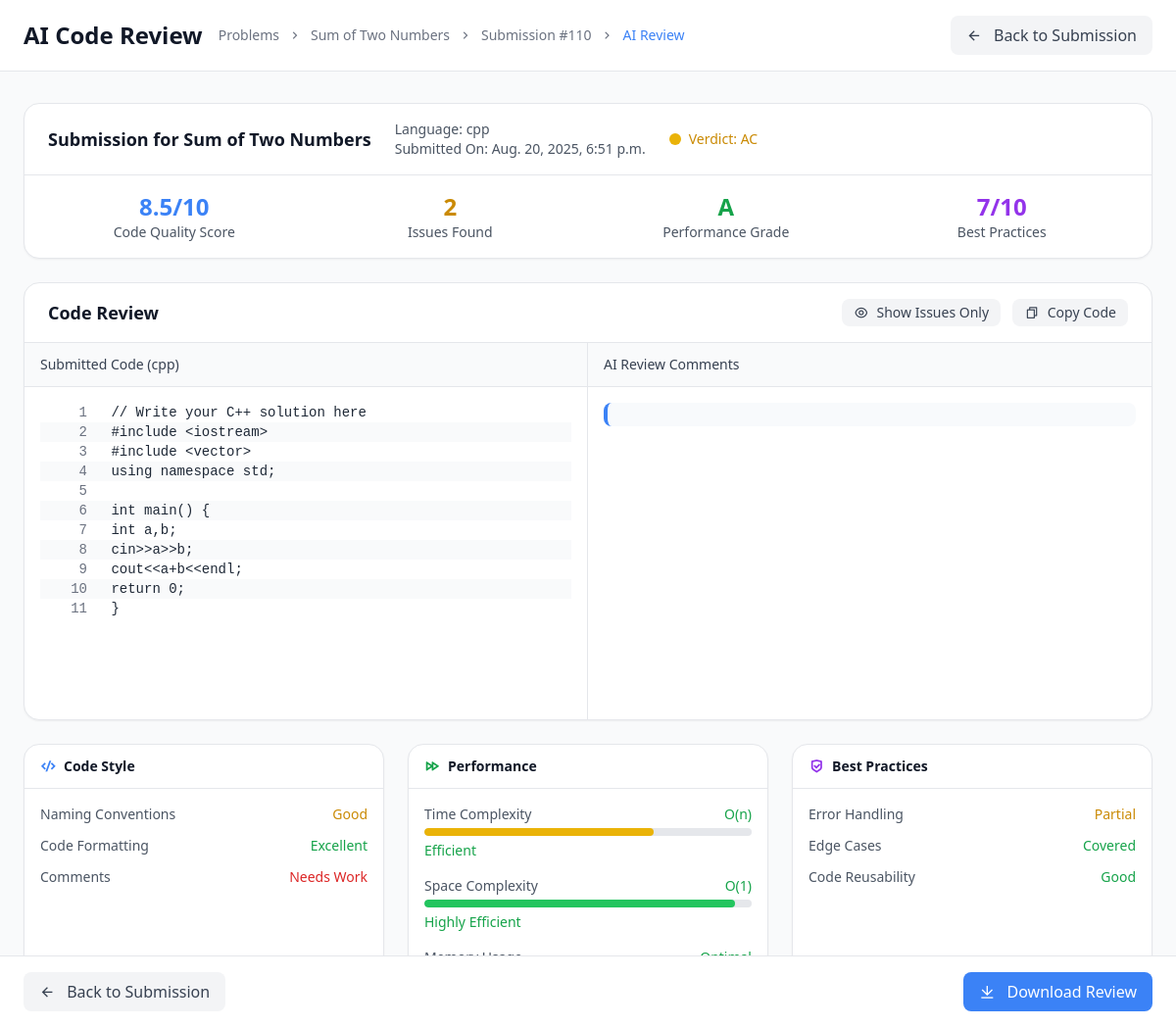
/compiler/problems/3/ai-review/ (signed in), run on the app's committed database.
### compiler/models.py (models this page shows, shortened)
class Problem(models.Model):
    title = models.CharField(max_length=100)
    description = models.TextField()
    constraints = models.TextField()
    example_input = models.TextField()
    example_output = models.TextField()

class Codesubmission(models.Model):
    problem = models.ForeignKey(Problem,on_delete=models.CASCADE,null=True,blank=True)
    user = models.ForeignKey(User,on_delete=models.CASCADE,null=True,blank=True)
    language = models.CharField(max_length=100)
    code = models.TextField()
    input_data = models.TextField(null =True,blank=True)
    output_data = models.TextField(null=True,blank=True)
    timestamp = models.DateTimeField(auto_now_add=True)
    VERDICT_CHOICES = [
        ('AC', 'Accepted'),
        ('WA', 'Wrong Answer'),
        ('RE', 'Runtime Error'),
        ('TLE', 'Time Limit Exceeded'),
        ('CE', 'Compilation Error'),
    ]
    verdict= models.CharField(max_length=3,choices=VERDICT_CHOICES,default='WA')
    error = models.TextField(blank=True)

### compiler/views.py (the view, shortened to what this page needs)
# urls.py: path('problems/<int:problem_id>/ai-review/',ai_review,name='ai_review'),
@login_required
@csrf_exempt
def ai_review(request, problem_id):
    problem = get_object_or_404(Problem, id=problem_id)
    last_submission = Codesubmission.objects.filter(
        user=request.user,
        problem=problem
    ).order_by('-timestamp').first()
    if not last_submission:
        return HttpResponse("No previous Submission Found")
    model = genai.GenerativeModel('gemini-1.5-flash')
    prompt = f"""
    Please review this coding problem solution and provide constructive feedback in 3-5 bullet points.
    Format your response with clear bullet points using '-' prefix for each point.

    Problem Description:
    {problem.description}

    User's Solution (in {last_submission.language}):
    {last_submission.code}

    Error (if any):
    {last_submission.error if last_submission.error else 'No errors reported'}

    Please structure your feedback to cover:
    - Code quality assessment
    - Potential improvements
    - Alternative approaches
    - Performance considerations (including time and space complexity analysis)

    Keep each bullet point concise and focused.
    """
    response = model.generate_content(prompt)
    feedback_text = response.text.strip()
    bullet_points = []
    lines = feedback_text.split('\n')
    if not bullet_points:
        bullet_points = [feedback_text]
    time_complexity = "O(n)"
    space_complexity = "O(1)"
    performance_grade = "A"
    for point in bullet_points:
        lower_point = point.lower()
    context = {
        "last_submission": last_submission,
        "problem": problem,
        "feedback_text": feedback_text,
        "bullet_points": bullet_points,
        "time_complexity": time_complexity,
        "space_complexity": space_complexity,
        "performance_grade": performance_grade,
        "quality_score": "8.5/10",
        "issues_found": "2",
        "best_practices_score": "7/10",
    }
    return render(request, 'ai_review.html', context)

### compiler/templates/ai_review.html (shortened to what this page needs)
<!DOCTYPE html>
<html lang="en">
  <head>
    <script src="https://cdn.tailwindcss.com/3.4.16"></script>
    <link
      href="https://cdnjs.cloudflare.com/ajax/libs/remixicon/4.6.0/remixicon.min.css"
      rel="stylesheet"
    />
  </head>
  <body class="bg-gray-50 min-h-screen">
    <header class="bg-white border-b border-gray-200 sticky top-0 z-50">
      <div class="px-6 py-4">
        <div class="flex items-center justify-between">
          <div class="flex items-center space-x-4">
            <h1 class="text-2xl font-bold text-gray-900">AI Code Review</h1>
            <nav class="flex items-center text-sm text-gray-500">
              <span>Problems</span>
              <div class="w-4 h-4 flex items-center justify-center mx-2">
                <i class="ri-arrow-right-s-line"></i>
              </div>
              <span>{{ problem.title }}</span>
              <div class="w-4 h-4 flex items-center justify-center mx-2">
                <i class="ri-arrow-right-s-line"></i>
              </div>
              <span>Submission #{{ last_submission.id }}</span>
              <div class="w-4 h-4 flex items-center justify-center mx-2">
                <i class="ri-arrow-right-s-line"></i>
              </div>
              <span class="text-primary">AI Review</span>
            </nav>
          </div>
          <button
            onclick="window.history.back()"
            class="px-4 py-2 bg-gray-100 text-gray-700 rounded-button hover:bg-gray-200 transition-colors whitespace-nowrap"
          >
            <div
              class="w-4 h-4 flex items-center justify-center mr-2 inline-flex"
            >
              <i class="ri-arrow-left-line"></i>
            </div>
            Back to Submission
          </button>
        </div>
      </div>
    </header>
    <main class="max-w-7xl mx-auto px-6 py-8">
      <div class="bg-white rounded-lg shadow-sm border border-gray-200 mb-6">
        <div class="px-6 py-4 border-b border-gray-200">
          <div class="flex items-center justify-between">
            <div class="flex items-center space-x-6">
              <div>
                <h2 class="text-lg font-semibold text-gray-900">
                  Submission for {{ problem.title }}
                </h2>
              </div>
              <div class="text-sm text-gray-600">
                <p>Language: <span class="font-medium">{{ last_submission.language }}</span></p>
                <p>Submitted On: <span class="font-medium">{{ last_submission.timestamp }}</span></p>
              </div>
              <div class="flex items-center space-x-2">
                {% with verdict=last_submission.verdict %}
                <div class="w-3 h-3
                  {% if verdict == 'Accepted' %}bg-green-500
                  {% elif verdict == 'Error' %}bg-red-500
                  {% else %}bg-yellow-500{% endif %}
                  rounded-full"></div>
                <span class="text-sm font-medium
                  {% if verdict == 'Accepted' %}text-green-600
                  {% elif verdict == 'Error' %}text-red-600
                  {% else %}text-yellow-600{% endif %}">
                  Verdict: {{ verdict }}
                </span>
                {% endwith %}
              </div>
            </div>
          </div>
        </div>
        <div class="px-6 py-4">
          <div class="grid grid-cols-4 gap-6">
            <div class="text-center">
              <div class="text-2xl font-bold text-primary">{{ quality_score }}</div>
              <div class="text-sm text-gray-600">Code Quality Score</div>
            </div>
            <div class="text-center">
              <div class="text-2xl font-bold text-yellow-600">{{ issues_found }}</div>
              <div class="text-sm text-gray-600">Issues Found</div>
            </div>
            <div class="text-center">
              <div class="text-2xl font-bold text-green-600">{{ performance_grade }}</div>
              <div class="text-sm text-gray-600">Performance Grade</div>
            </div>
            <div class="text-center">
              <div class="text-2xl font-bold text-purple-600">{{ best_practices_score }}</div>
              <div class="text-sm text-gray-600">Best Practices</div>
            </div>
          </div>
        </div>
      </div>
      <div class="bg-white rounded-lg shadow-sm border border-gray-200 mb-6">
        <div class="px-6 py-4 border-b border-gray-200">
          <div class="flex items-center justify-between">
            <h3 class="text-lg font-semibold text-gray-900">Code Review</h3>
            <div class="flex items-center space-x-3">
              <button
                id="toggleViewButton"
                class="px-3 py-1 text-sm bg-gray-100 text-gray-700 rounded-button hover:bg-gray-200 transition-colors whitespace-nowrap"
              >
                <div
                  class="w-4 h-4 flex items-center justify-center mr-1 inline-flex"
                >
                  <i class="ri-eye-line"></i>
                </div>
                Show Issues Only
              </button>
              <button
                id="copyCodeButton"
                class="px-3 py-1 text-sm bg-gray-100 text-gray-700 rounded-button hover:bg-gray-200 transition-colors whitespace-nowrap"
              >
                <div
                  class="w-4 h-4 flex items-center justify-center mr-1 inline-flex"
                >
                  <i class="ri-file-copy-line"></i>
                </div>
                Copy Code
              </button>
            </div>
          </div>
        </div>
        <div class="flex h-96">
          <div class="w-1/2 border-r border-gray-200">
            <div class="px-4 py-3 bg-gray-50 border-b border-gray-200">
              <h4 class="text-sm font-medium text-gray-700">Submitted Code ({{ last_submission.language|default:"Unknown" }})</h4>
            </div>
            <div class="p-4 overflow-auto h-full">
              {% if last_submission %}
                <div class="code-container font-mono text-sm">
                  {% for line in last_submission.code.splitlines %}
                    <div class="code-line text-gray-800 {% cycle 'bg-white' 'bg-gray-50' %}">
                      {{ line }}
                    </div>
                  {% endfor %}
                </div>
              {% else %}
                <div class="text-gray-500 italic">No submission found</div>
              {% endif %}
            </div>
          </div>
          <div class="w-1/2">
            <div class="px-4 py-3 bg-gray-50 border-b border-gray-200">
              <h4 class="text-sm font-medium text-gray-700">
                AI Review Comments
              </h4>
            </div>
            <div class="p-4 overflow-auto h-full">
              {% if bullet_points %}
                <div class="space-y-3">
                  {% for point in bullet_points %}
                    <div class="feedback-item">
                    </div>
                  {% endfor %}
                </div>
              {% elif response_text %}
                <div class="bg-gray-50 p-4 rounded-lg whitespace-pre-wrap text-sm">
                  {{ response_text }}
                </div>
              {% else %}
                <div class="text-gray-500 italic">No feedback available</div>
              {% endif %}
            </div>
          </div>
        </div>
      </div>
      <div class="grid grid-cols-1 md:grid-cols-3 gap-6">
        <div class="bg-white rounded-lg shadow-sm border border-gray-200">
          <div class="px-4 py-3 border-b border-gray-200">
            <h4 class="text-sm font-semibold text-gray-900 flex items-center">
              <div class="w-4 h-4 flex items-center justify-center mr-2">
                <i class="ri-code-s-slash-line text-primary"></i>
              </div>
              Code Style
            </h4>
          </div>
          <div class="p-4">
            <div class="space-y-3">
              <div class="flex items-center justify-between">
                <span class="text-sm text-gray-600">Naming Conventions</span>
                <span class="text-sm font-medium text-yellow-600">Good</span>
              </div>
              <div class="flex items-center justify-between">
                <span class="text-sm text-gray-600">Code Formatting</span>
                <span class="text-sm font-medium text-green-600"
                  >Excellent</span
                >
              </div>
              <div class="flex items-center justify-between">
                <span class="text-sm text-gray-600">Comments</span>
                <span class="text-sm font-medium text-red-600">Needs Work</span>
              </div>
            </div>
          </div>
        </div>
        <div class="bg-white rounded-lg shadow-sm border border-gray-200">
          <div class="px-4 py-3 border-b border-gray-200">
            <h4 class="text-sm font-semibold text-gray-900 flex items-center">
              <div class="w-4 h-4 flex items-center justify-center mr-2">
                <i class="ri-speed-line text-green-600"></i>
              </div>
              Performance
            </h4>
          </div>
          <div class="p-4">
            <div class="space-y-4">
              <div>
                <div class="flex items-center justify-between mb-1">
                  <span class="text-sm text-gray-600">Time Complexity</span>
                  <span class="text-sm font-medium text-green-600" id="time-complexity-value">{{ time_complexity }}</span>
                </div>
                <div class="complexity-bar">
                  <div class="complexity-fill bg-green-500" id="time-complexity-bar" style="width: 70%"></div>
                </div>
                <div class="complexity-label text-green-600" id="time-complexity-label">Efficient</div>
              </div>
              <div>
                <div class="flex items-center justify-between mb-1">
                  <span class="text-sm text-gray-600">Space Complexity</span>
                  <span class="text-sm font-medium text-green-600" id="space-complexity-value">{{ space_complexity }}</span>
                </div>
                <div class="complexity-bar">
                  <div class="complexity-fill bg-green-500" id="space-complexity-bar" style="width: 90%"></div>
                </div>
                <div class="complexity-label text-green-600" id="space-complexity-label">Optimal</div>
              </div>
              <div>
                <div class="flex items-center justify-between mb-1">
                  <span class="text-sm text-gray-600">Memory Usage</span>
                  <span class="text-sm font-medium text-green-600">Optimal</span>
                </div>
              </div>
            </div>
          </div>
        </div>
        <div class="bg-white rounded-lg shadow-sm border border-gray-200">
          <div class="px-4 py-3 border-b border-gray-200">
            <h4 class="text-sm font-semibold text-gray-900 flex items-center">
              <div class="w-4 h-4 flex items-center justify-center mr-2">
                <i class="ri-shield-check-line text-purple-600"></i>
              </div>
              Best Practices
            </h4>
          </div>
          <div class="p-4">
            <div class="space-y-3">
              <div class="flex items-center justify-between">
                <span class="text-sm text-gray-600">Error Handling</span>
                <span class="text-sm font-medium text-yellow-600">Partial</span>
              </div>
              <div class="flex items-center justify-between">
                <span class="text-sm text-gray-600">Edge Cases</span>
                <span class="text-sm font-medium text-green-600">Covered</span>
              </div>
              <div class="flex items-center justify-between">
                <span class="text-sm text-gray-600">Code Reusability</span>
                <span class="text-sm font-medium text-green-600">Good</span>
              </div>
            </div>
          </div>
        </div>
      </div>
    </main>
    <div
      class="fixed bottom-0 left-0 right-0 bg-white border-t border-gray-200 px-6 py-4"
    >
      <div class="max-w-7xl mx-auto flex items-center justify-between">
        <div class="flex items-center space-x-4">
          <button
            onclick="window.history.back()"
            class="px-4 py-2 bg-gray-100 text-gray-700 rounded-button hover:bg-gray-200 transition-colors whitespace-nowrap"
          >
            <div
              class="w-4 h-4 flex items-center justify-center mr-2 inline-flex"
            >
              <i class="ri-arrow-left-line"></i>
            </div>
            Back to Submission
          </button>
        </div>
        <div class="flex items-center space-x-3">
          <button
            class="px-4 py-2 bg-primary text-white rounded-button hover:bg-blue-600 transition-colors whitespace-nowrap"
          >
            <div
              class="w-4 h-4 flex items-center justify-center mr-2 inline-flex"
            >
              <i class="ri-download-line"></i>
            </div>
            Download Review
          </button>
        </div>
      </div>
    </div>
  </body>
</html>

### data on the page
Problem: title "Sum of Two Numbers"
Codesubmission: id "110", language "cpp", timestamp "Aug. 20, 2025, 6:51 p.m.", verdict "AC"

### other printed values
{{ quality_score }} "8.5/10"
{{ issues_found }} "2"
{{ performance_grade }} "A"
{{ best_practices_score }} "7/10"
{{ line }} "// Write your C++ solution here" "#include <iostream>" "#include <vector>" "using namespace std;" "int main() {" "int a,b;" "cin>>a>>b;" "cout<<a+b<<endl;" "return 0;" "}"
